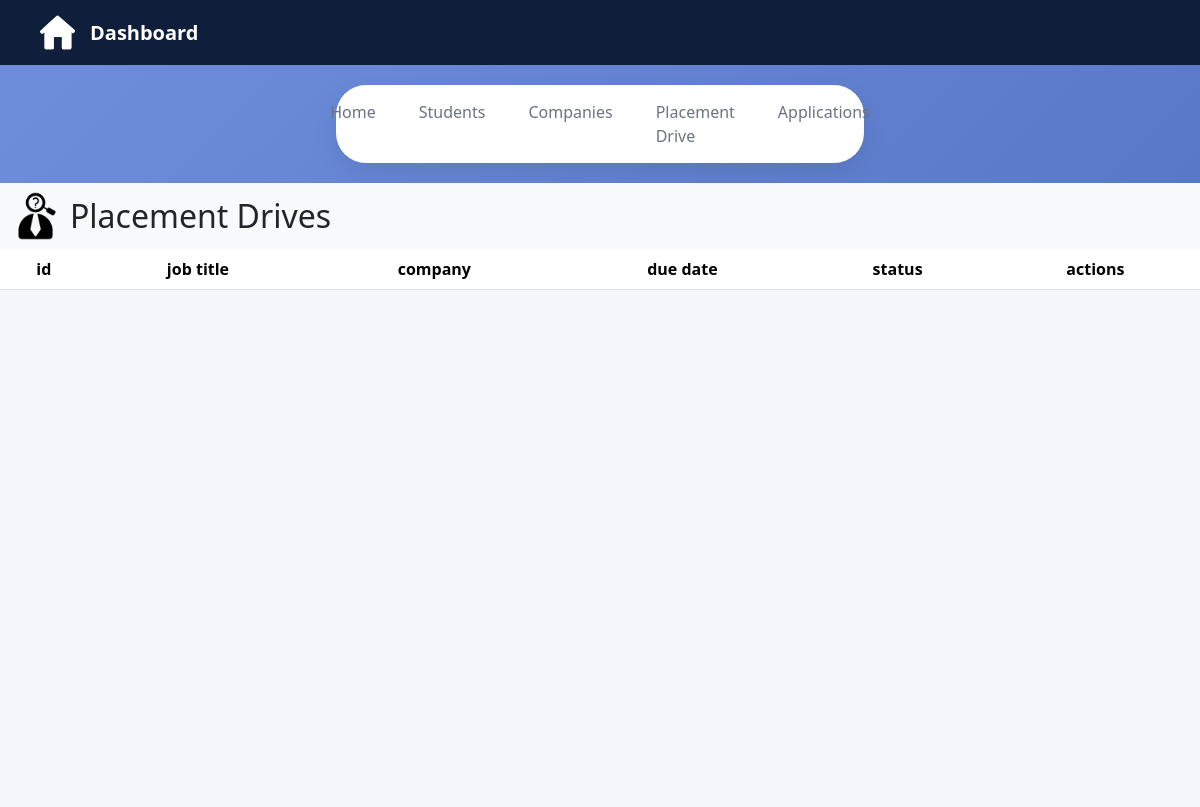
The page /admin-placement-drives on the database as committed earlier.
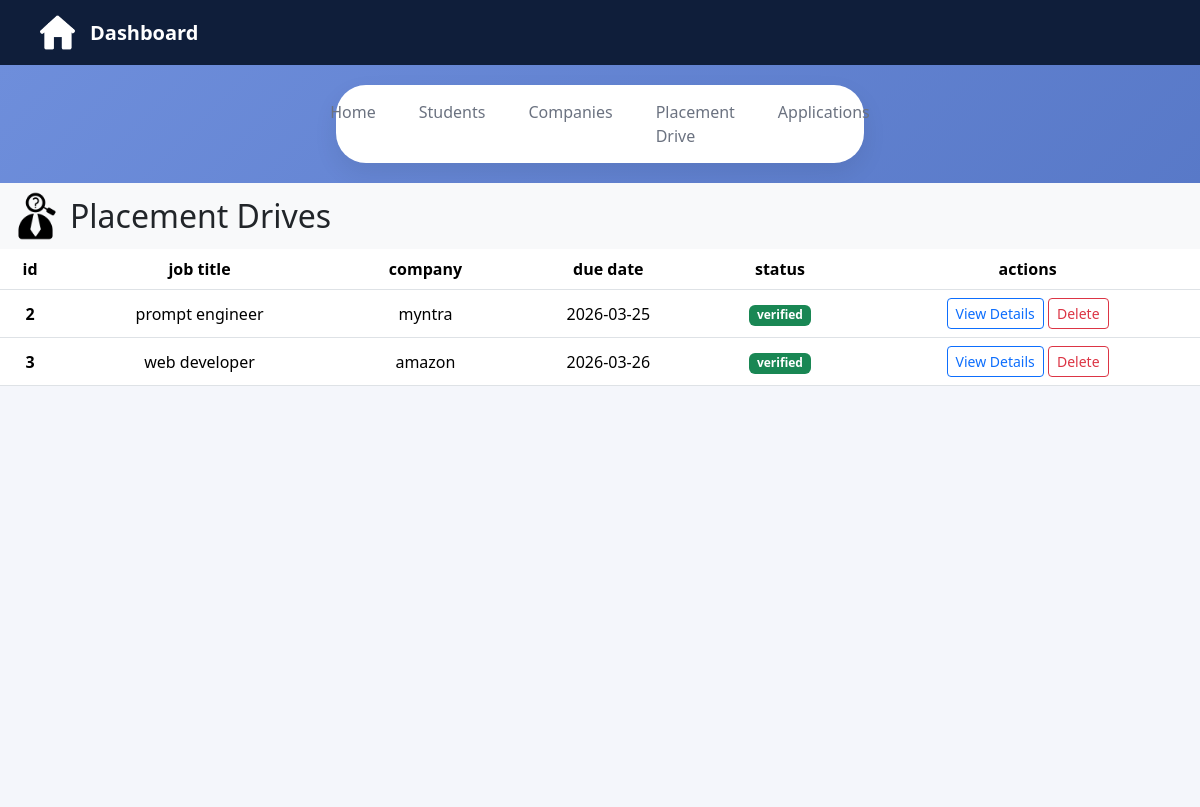
The same page on the database as committed later.
### application/model.py (models this page shows)
class PlacementDrive(db.Model):
    __tablename__ = "placementdrive"
    id = db.Column(db.Integer , primary_key = True)
    company_id = db.Column(db.Integer , db.ForeignKey('company.id') , nullable = False)
    job_title = db.Column(db.String(100), nullable=False)
    mode = db.Column(db.String(50), nullable=False)
    package = db.Column(db.Float, nullable=False)
    eligibility = db.Column(db.Text , nullable = False)
    description = db.Column(db.Text,  nullable = False)
    deadline = db.Column(db.Date , nullable = False)
    status = db.Column(db.String(50), nullable=False, default='Pending')
    drive_application = db.relationship('Applications' , backref = 'placementdrive' ,cascade = "all, delete-orphan")

class Company(db.Model):
    __tablename__ = "company"
    id = db.Column(db.Integer , primary_key = True)
    user_id = db.Column(db.Integer ,db.ForeignKey('user.id'),nullable = False)
    name = db.Column(db.String(50) , nullable = False)
    hr_contact = db.Column(db.String(150) , nullable = False , unique = True)
    website_link = db.Column(db.String(500) , nullable = False)
    field = db.Column(db.String(50) , nullable = False)
    status = db.Column(db.String(50) , nullable = False , default = "unverified")
    placement_drive = db.relationship('PlacementDrive' , backref = 'company' , cascade = 'all, delete-orphan')

### application/controllers.py (the view)
@app.route('/admin-placement-drives')
def admin_placement_drives():
    placement_drives = PlacementDrive.query.all()
    return render_template("/admin/placement-drive.html", placement_drives=placement_drives)

### templates/admin/placement-drive.html (shortened to what this page needs)
<!DOCTYPE html>
<html lang="en">
<head>
    <link href="https://cdn.jsdelivr.net/npm/bootstrap@5.3.8/dist/css/bootstrap.min.css" rel="stylesheet">
    <link rel="stylesheet" href="{{ url_for('static', filename='css/admin.css') }}">
</head>
<body>
    <div class="dashboard-nav">
        <div class="nav-left">
            <img src="/static/images/home-logo.png" alt="home">
            <span>Dashboard</span>
        </div>
    </div>
    <div class="page-tabs">
        <a href="/admin-dashboard">Home</a>
        <a href="/admin-students">Students</a>
        <a href="/admin-companies">Companies</a>
        <a href="/admin-placement-drives" class="active">Placement Drive</a>
        <a href="/admin-applications">Applications</a>
    </div>
    <div class="student-info">
        <nav class="navbar bg-body-tertiary">
            <div class="container-fluid d-flex justify-content-between align-items-center">
                <div class="d-flex align-items-center">
                    <img src="/static/images/placement.png" class="logos me-2" alt="">
                    <h2 class="mb-0">Placement Drives</h2>
                </div>
            </div>
        </nav>
        <div class="applications-table">
            <table class="table table-hover">
                <thead>
                    <tr>
                        <th scope="col">id</th>
                        <th scope="col">job title</th>
                        <th scope="col">company</th>
                        <th scope="col">due date</th>
                        <th scope="col">status</th>
                        <th scope="col">actions</th>
                    </tr>
                </thead>
                <tbody>
                    {% for drive in placement_drives %}
                    <tr>
                        <th scope="row">{{ drive.id }}</th>
                        <td>{{ drive.job_title }}</td>
                        <td>{{ drive.company.name }}</td>
                        <td>{{ drive.deadline }}</td>
                        {% if drive.status == 'unverified' %}
                        <td><div class="badge bg-secondary">{{ drive.status }}</div></td>
                        {% elif drive.status == 'verified' %}
                        <td><div class="badge bg-success">{{ drive.status }}</div></td>
                        {% elif drive.status == 'closed' %}
                        <td><div class="badge bg-danger">{{ drive.status }}</div></td>
                        {% endif %}
                        <td><a href="/admin-placement-drive-details/{{ drive.id }}" class="btn btn-sm btn-outline-primary">View Details</a>
                            <a href="/admin-delete-placement-drive/{{ drive.id }}" class="btn btn-sm btn-outline-danger">Delete</a>
                        </td>
                    </tr>
                    {% endfor %}
                </tbody>
            </table>
        </div>
    </div>
</body>
</html>

Rows that differ between the two databases and show on the page:
added PlacementDrive: id "2", job_title "prompt engineer", company.name "myntra", deadline "2026-03-25", status "verified"
added PlacementDrive: id "3", job_title "web developer", company.name "amazon", deadline "2026-03-26", status "verified"
